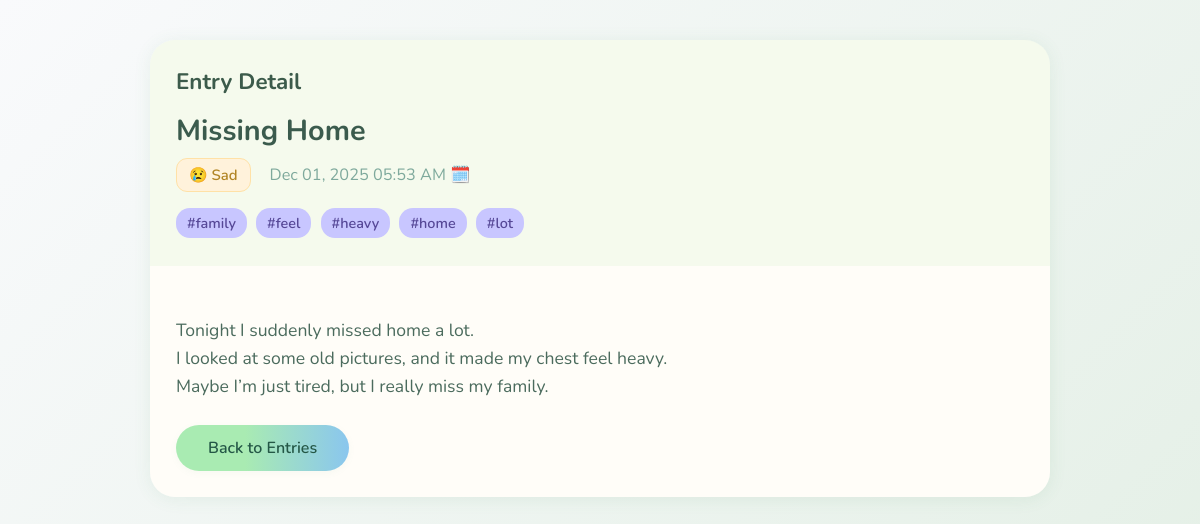
/entry/30 (signed in), run on the app's committed database.
### app.py (models this page shows)
class Entry(db.Model):
    id = db.Column(db.Integer, primary_key=True)
    title = db.Column(db.String(150), nullable=False, default="")
    text = db.Column(db.Text, nullable=False)
    tags = db.Column(db.String(200), nullable=True)
    mood = db.Column(db.String(50), nullable=True)
    date_created = db.Column(db.DateTime, default=datetime.utcnow)
    user_id = db.Column(db.Integer, db.ForeignKey('user.id'), nullable=False)

### app.py (the view)
@app.route('/entry/<int:entry_id>')
def view_entry(entry_id):
    if 'user_id' not in session:
        return redirect(url_for('login'))
    entry = Entry.query.get_or_404(entry_id)
    if entry.user_id != session['user_id']:
        flash('Unauthorized access.', 'danger')
        return redirect(url_for('view_entries'))
    from_search = request.args.get('from_search') == '1'
    search_params = {
        'keyword':   request.args.get('keyword', ''),
        'tags':      request.args.get('tags', ''),
        'mood':      request.args.get('mood', 'all'),
        'date_from': request.args.get('date_from', ''),
        'date_to':   request.args.get('date_to', ''),
        'page':      request.args.get('page', 1),
    }
    return render_template(
        'single_entry.html',     # ⚠️ 保持文件名 single_entry.html
        entry=entry,
        from_search=from_search,
        search_params=search_params
    )

### templates/single_entry.html (shortened to what this page needs)
<!DOCTYPE html>
<html lang="en">
<head>
</head>
<body>
<div class="page-wrapper">
    <div class="entry-card">
        <div class="entry-top">
            <div class="page-title">Entry Detail</div>
            <div class="entry-title">{{ entry.title }}</div>
            <div class="meta-row">
                {% if entry.mood == 'joyful' %}
                    <span class="badge mood-badge">😀 Joyful</span>
                {% elif entry.mood == 'sad' %}
                    <span class="badge mood-badge">😢 Sad</span>
                {% elif entry.mood == 'angry' %}
                    <span class="badge mood-badge">😡 Angry</span>
                {% elif entry.mood == 'fearful' %}
                    <span class="badge mood-badge">😨 Fearful</span>
                {% elif entry.mood == 'excited' %}
                    <span class="badge mood-badge">🤩 Excited</span>
                {% elif entry.mood == 'calm' %}
                    <span class="badge mood-badge">😐 Calm</span>
                {% else %}
                    <span class="badge mood-badge">⚪ Neutral</span>
                {% endif %}
                <span class="date-text">
                    {{ entry.date_created.strftime('%b %d, %Y %I:%M %p') }} 🗓️
                </span>
            </div>
            {% if entry.tags %}
            <div class="tags-row">
                {% for tag in entry.tags.split(',') %}
                    {% set clean_tag = tag.strip().lstrip('#') %}
                    {% if clean_tag %}
                        <span class="badge tag-badge">#{{ clean_tag }}</span>
                    {% endif %}
                {% endfor %}
            </div>
            {% endif %}
        </div>
        <div class="entry-bottom">
            <div class="entry-text">
                {{ entry.text }}
            </div>
            <div class="actions">
                {% if from_search %}
    <a href="{{ url_for(
            'search_entries',
            keyword=search_params.keyword,
            tags=search_params.tags,
            mood=search_params.mood,
            date_from=search_params.date_from,
            date_to=search_params.date_to,
            page=search_params.page,
            from_search=1
        ) }}" class="btn back-btn">
        Back to Search
    </a>
{% else %}
    <a href="{{ url_for('view_entries') }}" class="btn back-btn">
        Back to Entries
    </a>
{% endif %}
            </div>
        </div>
    </div>
</div>
</body>
</html>

### templates/single_entry.html (style rules this page uses)
body { background: linear-gradient(135deg, #f9fafc 0%, #e5f0e7 100%); font-family: 'Nunito', 'Segoe UI', sans-serif; margin: 0; }
.page-wrapper { max-width: 900px; margin: 40px auto; padding: 0 18px 40px 18px; }
.entry-card { border-radius: 25px; box-shadow: 0 2px 18px 0 rgba(70,140,90,0.09); overflow: hidden; }
.entry-top { background: #f5faed; padding: 26px 26px 20px 26px; }
.page-title { font-weight: 700; font-size: 1.4rem; color: #3c5b4b; margin-bottom: 14px; }
.entry-title { font-size: 1.8rem; font-weight: 700; color: #3b5b4d; margin-bottom: 6px; }
.meta-row { display: flex; flex-wrap: wrap; gap: 14px; align-items: center; margin-bottom: 12px; }
.date-text { color: #7ea99c; font-size: 1.02rem; }
.badge { display: inline-block; padding: 6px 12px; border-radius: 11px; font-size: 0.93rem; margin: 2px 5px 2px 0; }
.badge.mood-badge { background: #fff2db; color: #b18424; border: 1.5px solid #ffe1a7; font-weight: 600; }
.badge.tag-badge { background: #c8c6ff; color: #564897; font-size: 0.9rem; font-weight: 600; border-radius: 14px; padding: 5px 11px; }
.tags-row { margin-bottom: 6px; }
.entry-bottom { background: #fffdf8; padding: 22px 26px 26px 26px; }
.entry-text { font-size: 1.1rem; color: #4b6b5d; white-space: pre-line; word-break: break-word; line-height: 1.6; }
.actions { margin-top: 24px; }
.btn { background: linear-gradient(90deg, #a9ebb2 40%, #8ac6ee 100%); border: none; color: #245746; font-weight: 600; font-size: 1rem; padding: 12px 32px; border-radius: 27px; text-decoration: none; display: inline-block; box-shadow: 0 2px 7px 0 rgba(120,170,130,0.06); cursor: pointer; transition: background 0.2s, color 0.2s; }

### data on the page
Entry: title "Missing Home", date_created "Dec 01, 2025 05:53 AM", text "Tonight I suddenly missed home a lot. I looked at some old pictures, and it made my chest feel heavy. Maybe I’m just tired, but I really miss my family."

### other printed values
{{ clean_tag }} "family" "feel" "heavy" "home" "lot"
